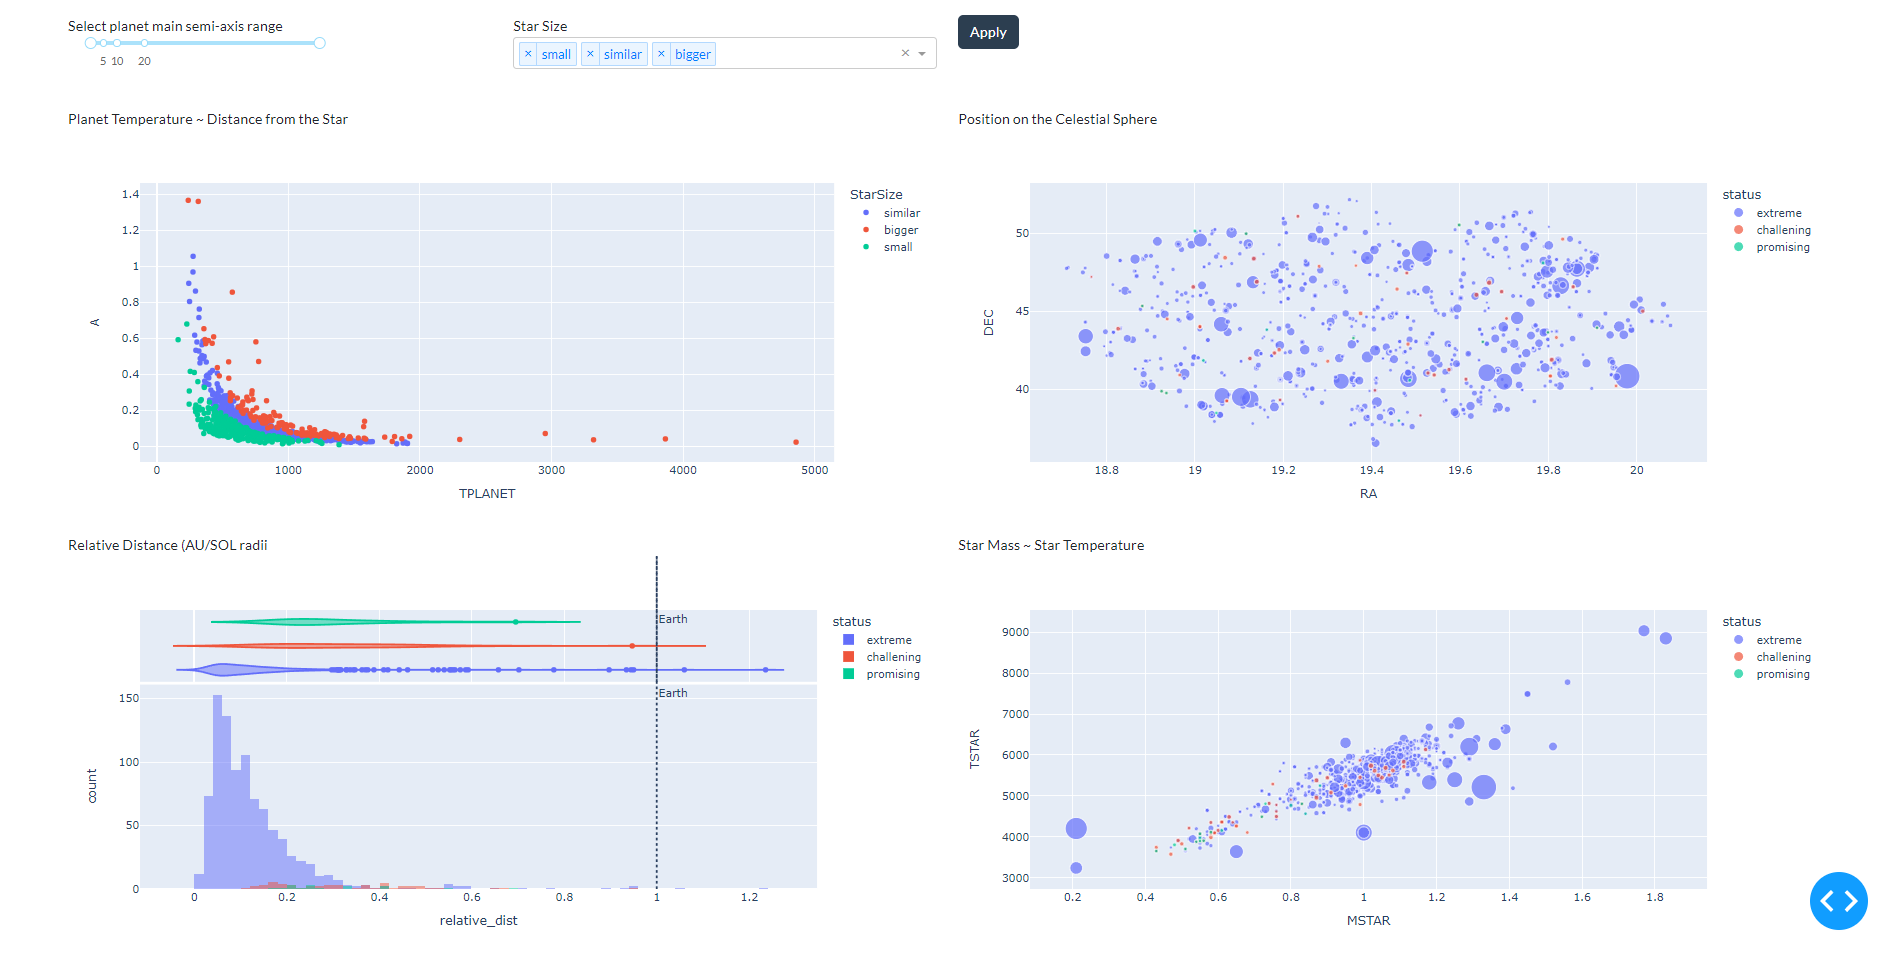

Write Python code to recreate this figure.
import requests
import pandas as pd
import numpy as np
import plotly.express as px
import plotly.io as poi
poi.renderers.default = 'browser'  # режим отображения в браузере 
# импорт библиотек dash
import dash 
from dash import dcc  # в этой библиотеке находятся слайдеры и прочее
from dash import html
import dash_bootstrap_components as dbc
# импортируем компоненты для того, чтобы график реагировал на изменения
from dash import Input, Output, State 

"""" READ DATA """

response = requests.get('http://asterank.com/api/kepler?query={}&limit=2000')  # с помощью API считываем данные с сайта sterank.com/kepler с пустым параметром запроса и лимитом в 2000
df = pd.json_normalize(response.json())  # нормализация json 
df = df[df['PER'] > 0]  # отрезаем нежелательную точку с периодом < 0

# Create Star size category 

bins = [0, 0.8, 1.2, 100]  # разбиваем на категории по метрикам сравнения с метриками солнце
names = ['small', 'similar', 'bigger']
df['StarSize'] = pd.cut(df['RSTAR'], bins, labels=names)

# TEMPERATURE BINS (бакеты по температуре планет)
tp_bins = [0, 200, 400, 500, 5000]
tp_labels = ['low', 'optimal', 'high', 'extreme']
df['temp'] = pd.cut(df['TPLANET'], tp_bins, labels = tp_labels) # задаем переменную. Разбиваем температуру по бинам + в зависимости от этого лейбл

#  SIZE_BINS (бакеты по размерам планеты в зависимости от радиуса Земли)

rp_bins = [0, 0.5, 2, 4, 100]
rp_labels = ['low', 'optimal', 'high', 'extreme']  # лейблы по бакетам
df['gravity'] = pd.cut(df['RPLANET'], rp_bins, labels = rp_labels)  # по аналогии делаем соответствие по радиусам 

#  ESTIMATE OBJECT STATUS (разбиваем объекты по статусам)
#  Если temp == optimal и gravity == optimal => promising
df['status'] = np.where((df['temp'] == 'optimal')
                        &(df['gravity'] == 'optimal'),
                        'promising', None) 
#  Если и не optimal, и не extreme, то challening для нас
df.loc[:, 'status'] = np.where((df['temp'] == 'optimal')&
                               (df['gravity'].isin(['low', 'high'])),
                                'challening', df['status']) 
df.loc[:, 'status'] = np.where((df['gravity'] == 'optimal')&
                               (df['temp'].isin(['low', 'high'])),
                                'challening', df['status']) 
#  В остальных случаях значение extreme
df['status'] = df.status.fillna('extreme')

# Relative distnacer (distance to SUN/SUM radius)
df.loc[:, 'relative_dist'] = df['A']/df['RSTAR']

options = []
for k in names:
    options.append({'label' : k, 'value' : k})

# print(df.head())  # вывод первых пяти строк датафрейма для проверки корректности его загрузки

# fig = px.scatter(df, x = 'TPLANET', y = 'A')  # считываем данные и строим скаттерплот по интересующим нас параметрам. Уже необязательно строить в теле приложеия

star_size_selector = dcc.Dropdown(
    id = 'star-selector',
    options = options,
    value = ['small', 'similar', 'bigger'], # категорию, выбранные по умолчанию в dropdown слайзере
    multi = True
)

# создаем слайсер
rplanet_selector = dcc.RangeSlider(
    id = 'range-slider',
    min = min(df['RPLANET']), # минимальное значение слайсера 
    max = max(df['RPLANET']),  # максимальное значение слайсера
    marks = {5: '5', 10 : '10', 20 : '20'},  # метки данных
    step = 1,
    value = [min(df['RPLANET']), max(df['RPLANET'])] # значения в слайсере "между" по умолчанию
)

app = dash.Dash(__name__,
                external_stylesheets = [dbc.themes.FLATLY]) # инициализация приложения

"""" LAYOUT """

app.layout = html.Div([
    # header
    dbc.Row(html.H1('Planets Dashboard'),
            style = {'margin-bottom' : 40}),
    # filters
    dbc.Row([
        dbc.Col([
            html.Div('Select planet main semi-axis range'),
            html.Div(rplanet_selector)
        ],
            width = {'size' : 2}),
        dbc.Col([
            html.Div('Star Size '),
            html.Div(star_size_selector)
        ], 
            width = {'size' : 3, 'offset' : 1}),
        dbc.Col(dbc.Button('Apply', id = 'submit-val', n_clicks = 0, 
                            className = 'mr-2'))  # кнопка + результат для кнопки и оформление
    ],
            style = {'margin-bottom' : 40}),
    # charts 
    dbc.Row([
        dbc.Col(html.Div(id = 'dist-temp-chart'), md = 6),
        dbc.Col(html.Div(id = 'celestial-chart'), md = 6)
        ]),
    dbc.Row([
        dbc.Col(html.Div(id = 'relative-dist-chart'), md = 6),  # график по расстоянию 
        dbc.Col(html.Div(id = 'mstar-tstar-chart'))  # график с массой и температурой звезды 
    ])
    ],
    style = {'margin-left' : '80px',
            'margin-right': '80px'})

"""" CALLBACK """

@app.callback(
    [Output(component_id = 'dist-temp-chart', component_property = 'children'),
    Output(component_id = 'celestial-chart', component_property = 'children'),
    Output(component_id = 'relative-dist-chart', component_property = 'children'),
    Output(component_id = 'mstar-tstar-chart', component_property = 'children')],
    [Input(component_id = 'submit-val', component_property = 'n_clicks')],
    [State(component_id = 'range-slider', component_property = 'value'),
    State(component_id = 'star-selector', component_property = 'value')]
)
def update_dist_temp_chart(n, radius_range, star_size):

    # print(n)  # смотрим сколько раз кликнули на кнопку "apply"
    chart_data = df[(df['RPLANET'] > radius_range[0]) &
                    (df['RPLANET'] < radius_range[1]) &
                    (df['StarSize'].isin(star_size))]

    # WARINNG MESSAGE
    
    if len(chart_data) == 0:
        return html.Div('Please select more data'), html.Div(), html.Div(), html.Div()  # Если выбор пустой, то возвращаем предупреждение
    

    fig1 = px.scatter(chart_data, x = 'TPLANET', y = 'A', color = 'StarSize')  # по x - Tplanet, по y - A, разбивка по цветам в зависимости от категории StarSize

    html1 = [html.Div('Planet Temperature ~ Distance from the Star'),  # название графика
            dcc.Graph(figure = fig1)]  # второй элемент - списка график

    fig2 = px.scatter(chart_data, x = 'RA', y = 'DEC', size = 'RPLANET', 
                                                        color = 'status')

    html2 = [html.Div('Position on the Celestial Sphere'),
            dcc.Graph(figure = fig2)]

    # RELATIVE DISTANCE CHART

    fig3 = px.histogram(chart_data, x = 'relative_dist', 
                        color = 'status', barmode = 'overlay', marginal = 'violin') 
    fig3.add_vline(x = 1, y0 = 0, y1 = 155, annotation_text = 'Earth', line_dash = 'dot') #  вертикальная линия (уровень Земли) 
    html3 = [html.Div('Relative Distance (AU/SOL radii'), 
            dcc.Graph(figure = fig3)]

    fig4 = px.scatter(chart_data, x = 'MSTAR', y = 'TSTAR', size = 'RPLANET', color = 'status')
    html4 = [html.Div('Star Mass ~ Star Temperature'), 
            dcc.Graph(figure = fig4)]

    return html1, html2, html3, html4

if __name__ == '__main__':
    app.run_server(debug=True)  # debug = True - запуск в тестовом режиме
